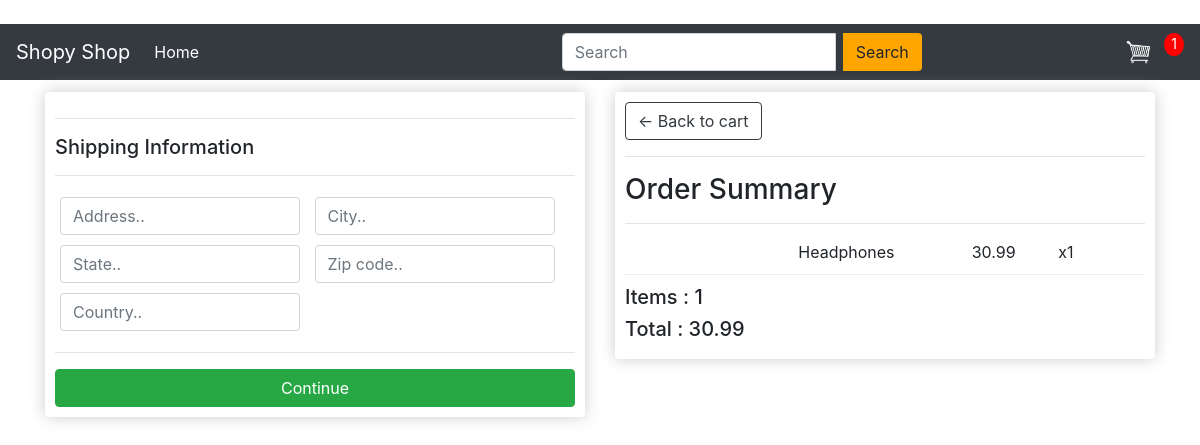
Screenshot of /checkout/ (signed in) with the database file from the repository.
### store/models.py (models this page shows, shortened)
class OrderItem(models.Model):
    product = models.ForeignKey(Product , on_delete=models.SET_NULL , null=True)
    order = models.ForeignKey(Order , on_delete=models.SET_NULL , null=True)
    quanity = models.IntegerField(default=0 , null=True , blank=True)
    date_added = models.DateTimeField(auto_now_add=True)
    @property
    def get_total(self):
        total = self.product.price * self.quanity
        return total

class Product(models.Model):
    name = models.CharField(max_length=200 , null=True)
    price = models.FloatField()
    description = models.CharField(max_length=200 , null=True)
    digital = models.BooleanField(default=False , null=True , blank=False)
    image = CloudinaryField('images/' , default='')
    @property
    def imageURL(self):
        try:
            url = self.image.url
        except:
            url = ''
        return url

class Order(models.Model):
    customer = models.ForeignKey(Customer , on_delete=models.SET_NULL , blank=True , null=True)
    date_ordered = models.DateTimeField(auto_now_add=True)
    complete = models.BooleanField(default=False , null=True)
    transaction_id = models.CharField(max_length=200 , null=True)
    @property
    def shipping(self):
        shipping = False
        orderitems = self.orderitem_set.all()
        for i in orderitems:
            if i.product.digital == False:
                shipping = True
        return shipping
    @property
    def get_cart_total(self):
        orderitems = self.orderitem_set.all()
        total = sum([item.get_total for item in orderitems])
        return total
    @property
    def get_cart_items(self):
        orderitems = self.orderitem_set.all()
        total = sum([item.quanity for item in orderitems])
        return total

### store/views.py (the view)
# urls.py: path('checkout/' , views.checkout , name="checkout"),
def checkout(request):
    data = cartData(request)
    cartItems = data['cartItems']
    order = data['order']
    items = data['items']
    context = {'items':items , "order":order , 'cartItems':cartItems }
    message = "This is the checkout page"
    return render (request , 'store/checkout.html' ,context)

### store/utils.py (called while the page is built)
def cartData(request):
    if request.user.is_authenticated:
        customer = request.user.customer
        order ,  created = Order.objects.get_or_create(customer = customer , complete=False)
        items = order.orderitem_set.all()
        cartItems = order.get_cart_items
    else:
        cookieData = cookieCart(request)
        cartItems = cookieData['cartItems']
        order = cookieData['order']
        items = cookieData['items']
    return {'cartItems':cartItems , 'order':order , 'items':items}

### store/templates/store/checkout.html (shortened to what this page needs)
{% extends 'store/main.html' %}
{% load static %}
{% block content %}
<div class="row">
    <div class="col-lg-6">
        <div class="box-element" id="form-wrapper">
            <form id="form" action="">
                <div id="shipping-info">
                    <hr>
                    <h5>Shipping Information</h5>
                    <hr>
                    <div style="width: 250px; display: inline-block;padding: 5px;" class="form-field">
                        <input class="form-control" type="text" name="address" placeholder="Address..">
                    </div>
                    <div style="width: 250px; display: inline-block;padding: 5px;" class="form-field">
                        <input class="form-control" type="text" name="city" placeholder="City..">
                    </div>
                    <div style="width: 250px; display: inline-block;padding: 5px;" class="form-field">
                        <input class="form-control" type="text" name="state" placeholder="State..">
                    </div>
                    <div style="width: 250px; display: inline-block;padding: 5px;" class="form-field">
                        <input class="form-control" type="text" name="zipcode" placeholder="Zip code..">
                    </div>
                    <div style="width: 250px; display: inline-block;padding: 5px;" class="form-field">
                        <input class="form-control" type="text" name="country" placeholder="Country..">
                    </div>
                </div>
                <hr>
                <input id="form-button" class="btn btn-success btn-block" type="submit" value="Continue">
            </form>
        </div>
        <br>
    </div>
    <div class="col-lg-6">
        <div class="box-element">
            <a class="btn btn-outline-dark" href="{% url 'cart' %}"> &#x2190; Back to cart </a>
            <hr>
            <h3>Order Summary</h3>
            <hr>
            {% for item in items %}
            <div class="cart-row">
                <div style="flex: 2;">
                </div>
                <div style="flex: 2;"> {{item.product.name}} </div>
                <div style="flex: 1;"> {{item.product.price}} </div>
                <div style="flex: 1;"> x{{item.quanity}} </div>
            </div>
            {% endfor %}
            <h5>Items : {{order.get_cart_items}}</h5>
            <h5>Total : {{order.get_cart_total|floatformat:2}}</h5>
        </div>
    </div>
</div>
{% endblock content %}

### static/css/main.css (style rules this page uses)
body { padding-top: 2%; }
.box-element { box-shadow: hsl(0, 0%, 80%) 0 0 16px; background-color: #fff; border-radius: 4px; padding: 10px; }
.cart-row { display: flex; align-items: flex-stretch; padding-bottom: 10px; margin-bottom: 10px; border-bottom: 1px solid #ececec; }
.form-field { width: 250px; display: inline-block; padding: 5px; }

### rows the page displays
OrderItem: product.name "Headphones", product.price "30.99", quanity "1"
Order: get_cart_items "1", get_cart_total "30.99"

### other values shown
{{ cartItems }} "1"
